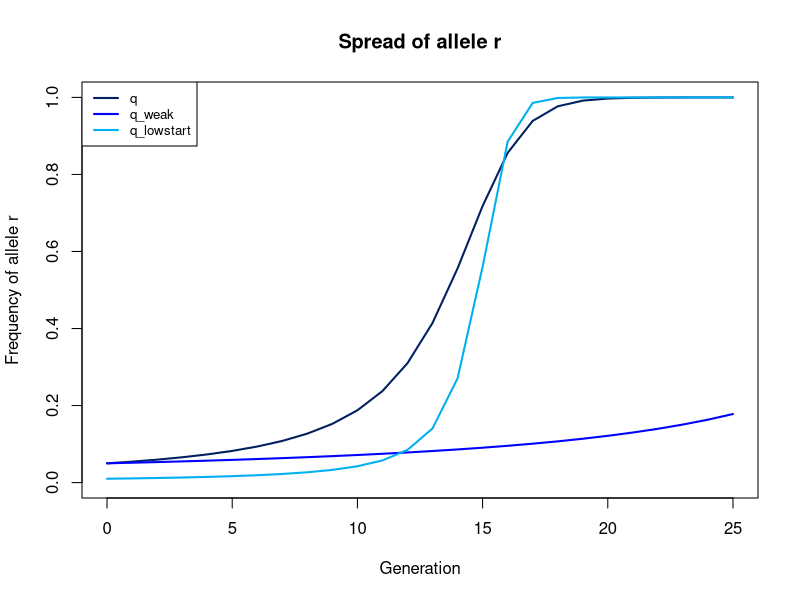

The R script that drew this image:
## ---- chunk 1
w_SS <- 0.35 # the probability of surviving to reproduce of genotype SS
w_Sr <- 0.35 # the probability of surviving to reproduce of genotype Sr
w_rr <- 1.0  # the probability of surviving to reproduce of genotype rr
## ---- chunk 2
number_of_generations <- 25
## ---- chunk 3
generations <- 0:number_of_generations
## ---- chunk 4
q <- rep(0, length.out = number_of_generations + 1)
q[1] <- 0.05
q
## ---- chunk 5
for ( n in 1:(length(q)-1) ) {
  q_n <- q[n]
  p_n <- 1 - q_n
  w_bar <- p_n * p_n * w_SS + 2 * p_n * q_n * w_Sr + q_n * q_n * w_rr
  q[n+1] <- (p_n * q_n * w_Sr + q_n * q_n * w_rr) / w_bar
}
q
## ---- chunk 6
w_bar <- rep(0, length.out = number_of_generations)
for ( n in 1:(length(q)-1) ) {
  q_n <- q[n]
  p_n <- 1 - q_n
  w_bar[n] <- p_n * p_n * w_SS + 2 * p_n * q_n * w_Sr + q_n * q_n * w_rr
  q[n+1] <- (p_n * q_n * w_Sr + q_n * q_n * w_rr) / w_bar[n]
}
q
w_bar
## ---- chunk 7
w_SS_weak <- 0.6
w_Sr_weak <- 0.6
q_weak <- rep(0, length.out = number_of_generations + 1)
q_weak[1] <- 0.05
w_bar_weak <- rep(0, length.out = number_of_generations)
for ( n in 1:(length(q)-1) ) {
  q_n <- q_weak[n]
  p_n <- 1 - q_n
  w_bar_weak[n] <- p_n * p_n * w_SS_weak + 2 * p_n * q_n * w_Sr_weak + q_n * q_n * w_rr
  q_weak[n+1] <- (p_n * q_n * w_Sr_weak + q_n * q_n * w_rr) / w_bar_weak[n]
}
q_weak
w_bar_weak
## ---- chunk 8
w_SS_lowstart <- 0.1
w_Sr_lowstart <- 0.1
q_lowstart <- rep(0, length.out = number_of_generations + 1)
q_lowstart[1] <- 0.01
w_bar_lowstart <- rep(0, length.out = number_of_generations)
for ( n in 1:(length(q)-1) ) {
  q_n <- q_lowstart[n]
  p_n <- 1 - q_n
  w_bar_lowstart[n] <- p_n * p_n * w_SS_lowstart + 2 * p_n * q_n * w_Sr_lowstart + q_n * q_n * w_rr
  q_lowstart[n+1] <- (p_n * q_n * w_Sr_lowstart + q_n * q_n * w_rr) / w_bar_lowstart[n]
}
q_lowstart
w_bar_lowstart
## ---- chunk 9
index <- 1
while (q_lowstart[index] <= q[index]) {
  index <- index + 1
}
paste("Generation:", index)
## ---- chunk 10
plot(generations, q, type = "l", col = "#002060", lwd = 2, ylim = c(0, 1),
     main = "Spread of allele r",
     xlab = "Generation", ylab = "Frequency of allele r")
lines(generations, q_weak, col = "blue", lwd = 2)
lines(generations, q_lowstart, col = "#00B0F0", lwd = 2)
legend(
  "topleft",
  legend = c("q", "q_weak", "q_lowstart"),
  col = c("#002060", "blue", "#00B0F0"), lwd = 2, cex = 0.8, bg = "white"
)
